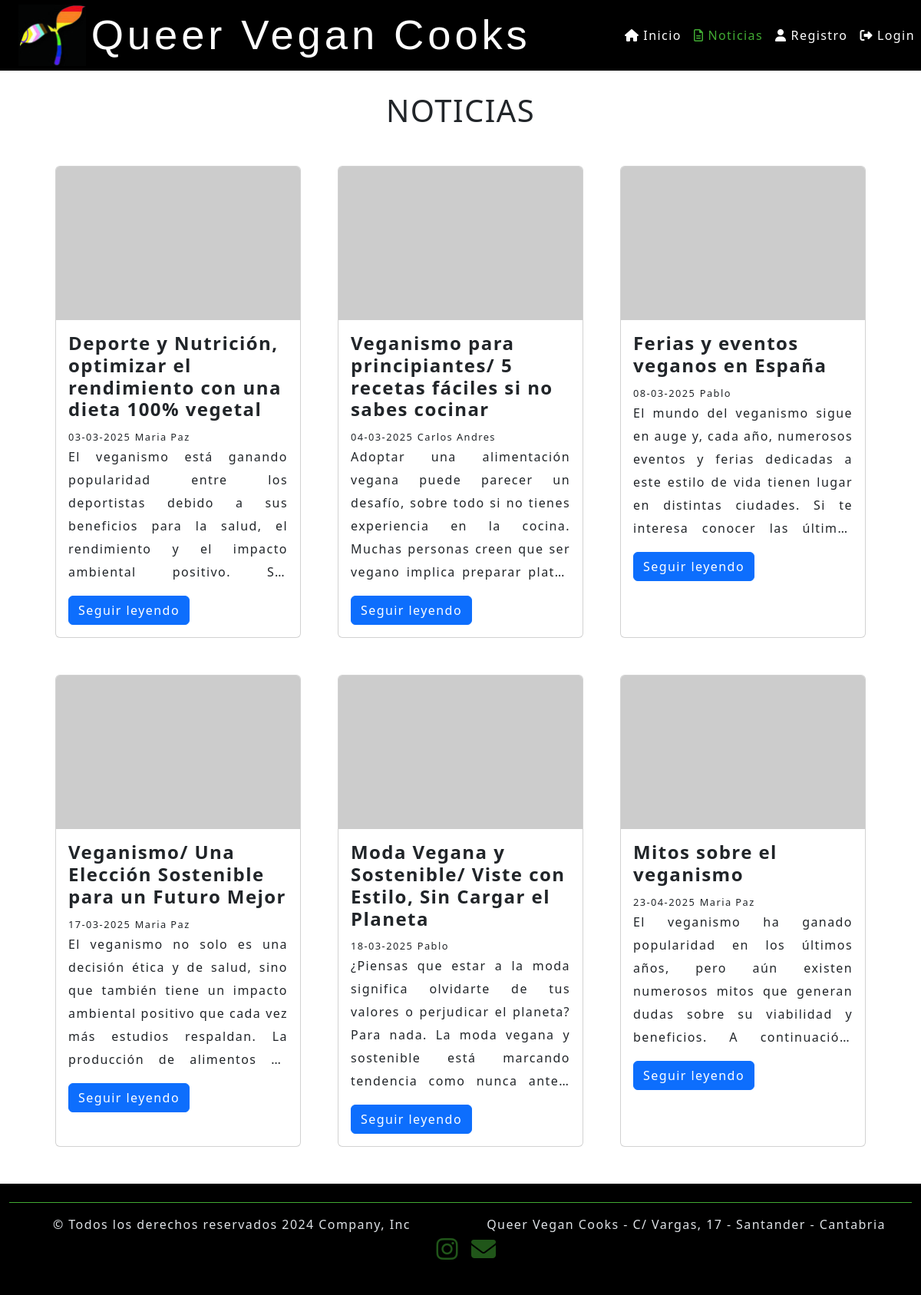
/views/noticias.php, run on the app's committed database.
### tables this page shows
CREATE TABLE `noticias` (
  `idNoticia` int(11) NOT NULL,
  `titulo` varchar(200) NOT NULL,
  `imagen` blob NOT NULL DEFAULT 'img',
  `texto` longtext NOT NULL,
  `fecha` date NOT NULL,
  `idUser` int(11) NOT NULL
);

CREATE TABLE `users_data` (
  `idUser` int(11) NOT NULL,
  `nombre` varchar(45) NOT NULL,
  `apellido` varchar(60) NOT NULL,
  `email` varchar(100) NOT NULL,
  `telefono` varchar(9) NOT NULL,
  `fecha_nac` date NOT NULL,
  `direccion` varchar(300) DEFAULT NULL,
  `sexo` enum('Mujer','Hombre','No Binario','Prefiero no decirlo') DEFAULT NULL
);

### views/noticias.php (the view, shortened to what this page needs)
<?php
    require_once '../controllers/db_conn.php';
    try{
        $select_stmt = $mysqli_connection->prepare('SELECT n.*, u.nombre FROM noticias n INNER JOIN users_data u ON n.idUser = u.idUser ORDER BY fecha ASC');
        if(!$select_stmt -> execute()){
            error_log("No se puede ejecutar la sentencia " . $select_stmt -> error);
            header("Location: ../errors/error500.html");
            exit();
        }
        $result = $select_stmt -> get_result();
        if($result -> num_rows > 0){
            $noticias = [];
            while ($row = $result -> fetch_assoc()){
                $noticias[] = $row;
            }
        }
    }catch(Exception $e){
        error_log("Error durante el proceso de obtención de datos: " . $e -> getMessage());
        header("Location: ../errors/error500.html");
        exit();
    }finally{
        if(isset($mysqli_connection) && ($mysqli_connection)){
            $mysqli_connection -> close();
        }
    }
?>
<!DOCTYPE html>
<html lang="es">
<head>
    <link rel="stylesheet" href="../assets/css/estilos.css">
    <link href="https://cdn.jsdelivr.net/npm/bootstrap@5.3.3/dist/css/bootstrap.min.css" rel="stylesheet"
>
    <link rel="preload" href="https://cdnjs.cloudflare.com/ajax/libs/font-awesome/6.4.2/css/all.min.css" as="style" onload="this.onload=null;this.rel='stylesheet'">
</head>
<body>
    <header>
        <div class="container-fluid p-0" data-bs-theme="dark">
            <nav class="navbar navbar-expand-lg bg-black p-0 m-0 position-fixed fixed-top">
                <a class="navbar-brand px-4" href="../index.php">
                    <img class="logo" src="../assets/images/QVC.jpg" alt="logo">
                    <span class="logo">Queer Vegan Cooks</span>
                </a>
                <div class="collapse navbar-collapse justify-content-end" id="navbarNav">
                    <ul class="navbar-nav">
                        <li class="nav-item">
                            <a class="nav-link" href="../index.php"><i class="fa-solid fa-house"></i>Inicio</a>
                        </li>
                        <li class="nav-item active">
                            <a class="nav-link active" aria-current="page" href="#"><i class="fa-regular fa-file-lines"></i>Noticias</a>
                        </li>
                        <?php if(isset($_SESSION['user_login']['idLogin'])): ?>
                            <?php if($_SESSION['user_login']['rol'] == "admin"): ?>
                                <li class="nav-item">
                                    <a class="nav-link" href="./views_admins/usuarios_admin.php"><i class="fa-solid fa-pen-to-square"></i>Usuarios</a>
                                </li>
                                <li class="nav-item">
                                    <a class="nav-link" href="./views_admins/citas_admin.php"><i class="fa-solid fa-pen-to-square"></i>Citas</a>
                                </li>
                                <li class="nav-item">
                                    <a class="nav-link" href="./views_admins/noticias_admin.php"><i class="fa-solid fa-pen-to-square"></i>Noticias</a>
                                </li>
                            <?php elseif($_SESSION['user_login']['rol'] == 'user'): ?>
                                <li class="nav-item">
                                    <a class="nav-link" href="./views_users/citas.php"><i class="fa-regular fa-calendar-days"></i>Citas</a>
                                </li>
                            <?php endif; ?>
                            <li class="nav-item">
                                <a class="nav-link" href="./views_compartidas/profile.php"><i class="fa-solid fa-user"></i>Perfil</a>
                            </li>
                            <li class="nav-item">
                                <a class="nav-link" href="../controllers/users/cerrar_sesion.php"><i class="fa-solid fa-right-from-bracket"></i></a>
                            </li>
                        <?php else: ?>
                            <li class="nav-item">
                                <a class="nav-link" href="./registro.php"><i class="fa-solid fa-user"></i>Registro</a>
                            </li>
                            <li class="nav-item">
                                <a class="nav-link" href="./login.php"><i class="fa-solid fa-right-from-bracket"></i>Login</a>
                            </li>
                        <?php endif; ?>
                    </ul>
                </div>
            </nav>
        </div>
    </header>
    <main>
        <div class="container mb-5 w-100">
            <h1 class="my-4 text-center">NOTICIAS</h1>
            <div class="container d-flex flex-wrap gap-5 justify-content-center my-5 w-100">
                <?php if(isset($noticias)){
                    $contador = 0;
                    foreach($noticias as $noticias){
                        if ($contador > 5) break;
                        $contador++;?>
                        <div class="card w-100">
                            <img src="https://picsum.photos/400/20<?php echo $contador ?>/?ramdon" class="card-img-top object-fit-cover w-100" alt="img_ramdon">
                            <div class="card-body">
                                <h4><strong class="card-title"><?php echo $noticias['titulo']; ?></strong></h4>
                                <small><?php $fecha = date("d-m-Y", strtotime($noticias['fecha'])); echo $fecha; ?></small>
                                <small><?php echo $noticias['nombre'] ; ?></small>
                                <p class="card-text"><?php echo $noticias['texto']; ?></p>
                                <a href="#" class="btn btn-primary">Seguir leyendo</a>
                            </div>
                        </div>
                    <?php } ?>
                <?php }else{?>
                    <div class="alert alert-danger text-center" role="alert">No hay noticias en la base de datos</div>
                <?php } ?>
            </div>
        </div>
    </main>
    <footer>
        <div class="container-fluid py-4 bg-black" data-bs-theme="dark">
            <div id="sectionborder" class="d-flex flex-wrap justify-content-center align-items-center py-3">
                <div class="col-sm-12 col-lg-6 d-flex justify-content-center">
                    <a href="https://es.wikipedia.org/wiki/Copyright" target="_blank" class="mb-3 me-2 mb-md-0 text-body-secondary text-decoration-none lh-1">
                        <div class="text-body fs-6 text-center">&COPY; Todos los derechos reservados 2024 Company, Inc</div>
                    </a>
                </div>
                <div class="col-12 col-lg-6 d-flex justify-content-center">
                    <span class="mb-3 mb-md-0 text-body text-center fs-6">Queer Vegan Cooks - C/ Vargas, 17 - Santander - Cantabria</span>
                </div>
                <ul class="nav list-unstyled d-flex justify-content-center my-2">
                    <li class="ms-3">
                        <a class="text-body" href="https://www.instagram.com/queervegancooks_/" target="_blank">
                            <i class="icons fa-brands fa-instagram fa-2xl"></i>
                        </a>
                    </li>
                    <li class="ms-3">
                        <a class="text-body" href="https://mail.google.com/" target="_blank">
                            <i class="icons fa-solid fa-envelope fa-2xl"></i>
                        </a>
                    </li>
                </ul>
            </div>
        </div>
    </footer>
</body>
</html>

### assets/css/estilos.css (style rules this page uses)
* { padding: 0; margin: 0; box-sizing: border-box; }
body { height: 100vh; padding-top: 6rem; font-weight: 300; letter-spacing: .09em; color: inherit; font-size: 1rem !important; background-color: white; display: grid; grid-template-areas: "my-header" "my-main" "my-footer"; grid-template-rows: auto 1fr auto; }
header { grid-area: my-header; }
main { grid-area: my-main; }
footer { grid-area: my-footer; }
a, a:visited { text-decoration: none !important; }
p { line-height: 30px; text-align: justify; }
.logo { font-family: Impact, Haettenschweiler, 'Arial Narrow Bold', sans-serif; font-style: normal; font-size: 3.4rem; vertical-align: middle; width: 5.5rem; height: 5rem; font-weight: 300; letter-spacing: .09em; color: inherit; }
.nav-link { color: white !important; }
.nav-link i { margin-right: 5px !important; }
.active { color:#41ab33 !important; }
small { font-size: 0.8rem !important; }
.card { width: 100%; max-width: 20rem; max-height: 40rem; transition: 0.75s all ease-in-out; }
.card-body p { display: -webkit-box; line-clamp: 2; -webkit-line-clamp: 6; -webkit-box-orient: vertical; overflow: hidden; }
.card img { width: 25rem; height: 12.5rem; }
#sectionborder { border-top: solid 1px #41ab33; }
.icons { color: #41ab33; opacity: 0.5; }

### data on the page
noticias: titulo "Deporte y Nutrición, optimizar el rendimiento con una dieta 100% vegetal", fecha "03-03-2025", idUser.nombre "Maria Paz", texto "El veganismo está ganando popularidad entre los deportistas debido a sus beneficios para la salud, el rendimiento y el impacto ambiental positivo.…"
noticias: titulo "Veganismo para principiantes/ 5 recetas fáciles si no sabes cocinar", fecha "04-03-2025", idUser.nombre "Carlos Andres", texto "Adoptar una alimentación vegana puede parecer un desafío, sobre todo si no tienes experiencia en la cocina. Muchas personas creen que ser vegano implica preparar…"
noticias: titulo "Ferias y eventos veganos en España", fecha "08-03-2025", idUser.nombre "Pablo", texto "El mundo del veganismo sigue en auge y, cada año, numerosos eventos y ferias dedicadas a este estilo de vida tienen lugar en distintas ciudades. Si te interesa conocer las…"
noticias: titulo "Veganismo/ Una Elección Sostenible para un Futuro Mejor", fecha "17-03-2025", idUser.nombre "Maria Paz", texto "El veganismo no solo es una decisión ética y de salud, sino que también tiene un impacto ambiental positivo que cada vez más estudios respaldan. La producción de alimentos…"
noticias: titulo "Moda Vegana y Sostenible/ Viste con Estilo, Sin Cargar el Planeta", fecha "18-03-2025", idUser.nombre "Pablo", texto "¿Piensas que estar a la moda significa olvidarte de tus valores o perjudicar el planeta? Para nada. La moda vegana y sostenible está marcando tendencia como nunca…"
noticias: titulo "Mitos sobre el veganismo", fecha "23-04-2025", idUser.nombre "Maria Paz", texto "El veganismo ha ganado popularidad en los últimos años, pero aún existen numerosos mitos que generan dudas sobre su viabilidad y beneficios. A…"
